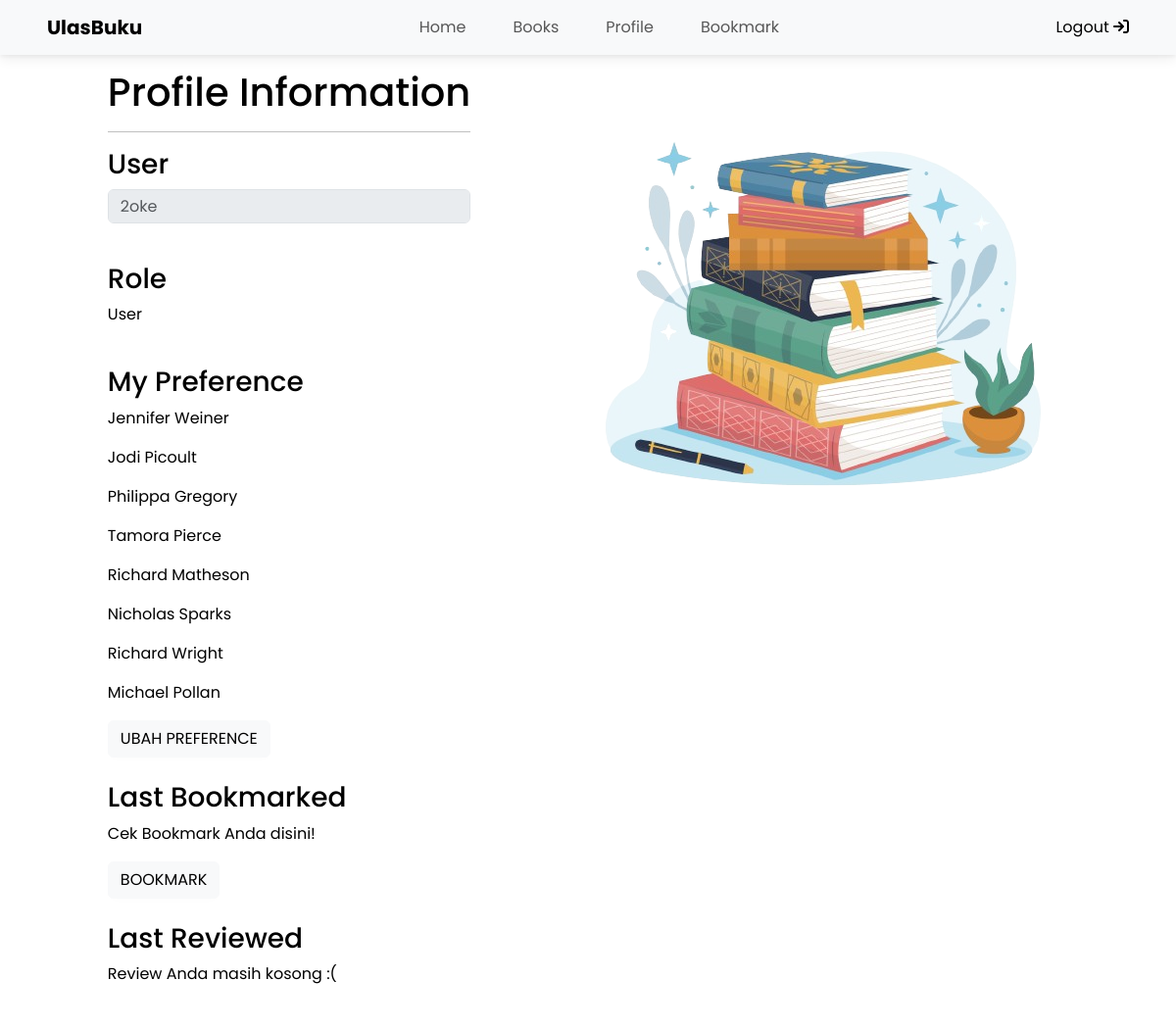
/showprofile/ (signed in), run on the app's committed database.
### profiles/models.py (models this page shows)
class Preference(models.Model):
    user = models.ForeignKey(User, on_delete=models.CASCADE)
    author = models.CharField(("author"), max_length=255)

### profiles/views.py (the view)
# urls.py: path('showprofile/', showprofile, name='showprofile'),
@login_required(login_url='/login')
def showprofile(request):
    user_now = request.user
    review = Review.objects.filter(user=user_now)
    preference = Preference.objects.filter(user=user_now)
    context = {'user':user_now, 'review':review, 'pref':preference}
    return render(request, "showprofile.html", context)

### profiles/templates/showprofile.html (shortened to what this page needs)
{% extends 'base.html' %} {% load static %} {% block content %}
<div class="landing-container" style="margin-top: 70px">
  <div class="landing-text-container">
    <h1>Profile Information</h1>
    <hr />
    <h3 style="overflow: hidden; text-overflow: ellipsis">User</h3>
    <div class="input-group mb-3">
      <input
        type="text"
        class="form-control"
        placeholder="{{ user }}"
        aria-label="Username"
        aria-describedby="basic-addon1"
        disabled
      />
    </div>
    <br />
    <h3 style="overflow: hidden; text-overflow: ellipsis">Role</h3>
    {% if user.is_superuser %}
    <p>Admin</p>
    {% else %}
    <p>User</p>
    {% endif %}
    <br />
    <h3 style="overflow: hidden; text-overflow: ellipsis">My Preference</h3>
    {% if pref %}
    {% for preference in pref %}
    <p>{{preference.author}}</p>
    {% endfor %}
    <a
      href="{% url 'profiles:preference' %}"
      class="btn btn-light"
      tabindex="-1"
      role="button"
      aria-disabled="true"
      >Ubah Preference</a
    ><br />
    {% endif %}
    <br />
    <h3 style="overflow: hidden; text-overflow: ellipsis">Last Bookmarked</h3>
    <p>Cek Bookmark Anda disini!</p>
    <a
      href="{% url 'bookmark:show_bookmark' request.user%}"
      class="btn btn-light"
      tabindex="-1"
      role="button"
      aria-disabled="true"
      >BookMark</a
    ><br />
    <br />
    <h3 style="overflow: hidden; text-overflow: ellipsis">Last Reviewed</h3>
    {% if review %}
    <div id="container">
      {% for rev in review %}
      <div class="element">
        "{{rev.review}}"<br />{{rev.book.title}} by {{rev.book.author}}"
      </div>
      <br />
      {% endfor %}
    </div>
    <button id="toggleButton" class="btn btn-light">Show More</button>
    <script src="https://code.jquery.com/jquery-3.6.0.min.js"></script>
    <script>
      async function getPref() {
        return fetch("{% url 'profiles:pref_json' %}").then((res) =>
          res.json()
        );
      }
      async function refreshPreference() {
        document.getElementById("preferences").innerHTML = "";
        const products = await getPref();
        let htmlString = ``;
        products.forEach((item) => {
          htmlString += `\n<tr>
                <td>${item.fields.author}</td>
            </tr>`;
        });
        document.getElementById("preferences").innerHTML = htmlString;
      }
      refreshPreference();
      $(document).ready(function () {
        $("#container .element:gt(0)").hide();
        var areElementsShown = false;
        $("#toggleButton").click(function () {
          if (areElementsShown) {
            $("#container .element:gt(0)").slideUp();
            $(this).text("Show More");
            areElementsShown = false;
          } else {
            $("#container .element").slideDown();
            $(this).text("Hide");
            areElementsShown = true;
          }
        });
      });
    </script>
    {% else %}
    <p>Review Anda masih kosong :(</p>
    {% endif %}
  </div>
  <div class="landing-img-container">
    <img
      src="{% static 'img/book.png' %}"
      alt="book"
      style="mix-blend-mode: multiply; max-width: 100%"
    />
  </div>
</div>
<br />
<br /><br />
{% endblock content %}

### data on the page
Preference: author "Jennifer Weiner"
Preference: author "Jodi Picoult"
Preference: author "Philippa Gregory"
Preference: author "Tamora Pierce"
Preference: author "Richard Matheson"
Preference: author "Nicholas Sparks"
Preference: author "Richard Wright"
Preference: author "Michael Pollan"
